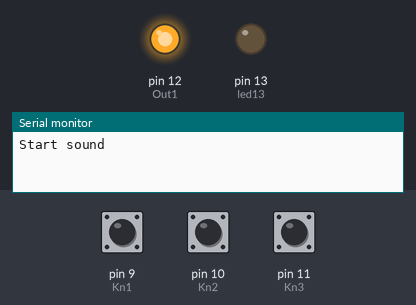
Simulated run of this sketch. Board: Arduino Nano, built with avr-gcc and run on an emulated ATmega328P. Parts: output pins drawn as LEDs (lit = HIGH), the last lines printed to the serial monitor. The inputs (shaded band) are chosen by the test bench; at power-on: pin 9 (Kn1) HIGH, pin 11 (Kn3) HIGH, pin 10 (Kn2) HIGH. Pins used as bus, display or sensor lines are not drawn.

Above: at 2.2 s.
2.3 s: pin 9 (Kn1) pulled LOW for 0.15 s
At 2.56 s:
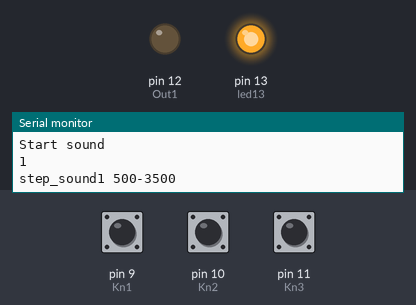
At 2.92 s:
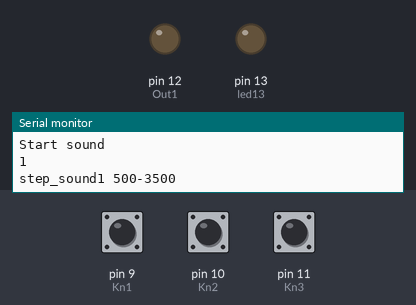
5.3 s: pin 11 (Kn3) pulled LOW for 1 s
8.3 s: pin 10 (Kn2) pulled LOW for 3.2 s
13.0 s: pin 10 (Kn2) pulled LOW for 0.15 s
16.0 s: pin 10 (Kn2) pulled LOW for 1 s
19.0 s: pin 9 (Kn1) driven LOW and pin 10 (Kn2) driven LOW
Timing chart, 0 to 23.0 s (numbered marks = the images above; inputs shaded):
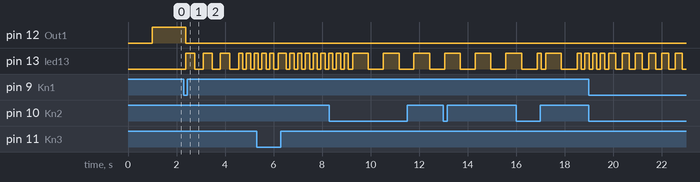

The sketch:

SoundNano.ino
```cpp
/*
Ïðãðàììà óïðàâëåíèÿ çâóêîâûì ãåíåðàòîðîì
Ìèêðîêîíòðîëëåð Atmega328 (Arduino Nano)
Ïðèìåíÿåòñÿ â ìîäóëå ïðîâåðêè çâóêîâîé ïëàòû "Êàìåðòîí"
Âåðñèÿ òåñòåðà ïëàòû "Êàìåðòîí 5.0"
*/
#include <Arduino.h>
#include <AH_AD9850.h>
#include <Bounce2.h>


//Íàñòðîéêà çâóêîâîãî ãåíåðàòîðà
//#define CLK     8      // Íàçíà÷åíèå âûâîäîâ ãåíåðàòîðà ñèãíàëîâ
//#define FQUP    9      // Íàçíà÷åíèå âûâîäîâ ãåíåðàòîðà ñèãíàëîâ
//#define BitData 10     // Íàçíà÷åíèå âûâîäîâ ãåíåðàòîðà ñèãíàëîâ
//#define RESET   11     // Íàçíà÷åíèå âûâîäîâ ãåíåðàòîðà ñèãíàëîâ

#define CLK     5      // Íàçíà÷åíèå âûâîäîâ ãåíåðàòîðà ñèãíàëîâ
#define FQUP    6      // Íàçíà÷åíèå âûâîäîâ ãåíåðàòîðà ñèãíàëîâ
#define BitData 7     // Íàçíà÷åíèå âûâîäîâ ãåíåðàòîðà ñèãíàëîâ
#define RESET   8     // Íàçíà÷åíèå âûâîäîâ ãåíåðàòîðà ñèãíàëîâ


#define led13    13    //

#define Kn1      9     //
#define Kn2     10     //
#define Kn3     11     //
#define Out1    12     //


// Instantiate a Bounce object
Bounce debouncer1 = Bounce();
Bounce debouncer2 = Bounce();
Bounce debouncer3 = Bounce();

byte var = 0;
byte _var = 0;
bool sound_run = true;
bool sound_change = false;

AH_AD9850 AD9850(CLK, FQUP, BitData, RESET);// íàñòðîéêà çâóêîâîãî ãåíåðàòîðà

int frequency_start0 = 500;
int frequency_max0 = 1000;
int frequency_step0 = 20;
int frequency_start1 = 500;
int frequency_max1 = 3500;
int frequency_step1 = 50;
int frequency_start2 = 100;
int frequency_max2 = 5500;
int frequency_step2 = 50;
int frequency_start3 = 100;
int frequency_max3 = 1000;
int frequency_step3 = 20;

void change_func()                    // Ïðîâåðêà èçìåíåíèÿ ðåæèìà ãåíåðàöèè
{
	debouncer1.update();
	debouncer2.update();
	debouncer3.update();
	delay(20);
		var=0;
		byte value1 = debouncer1.read();
		byte value2 = debouncer2.read();
		byte value3 = debouncer3.read();

		bitWrite(var, 0, !value1);
		bitWrite(var, 1, !value2);
		bitWrite(var, 2, !value3);

	if ( _var != var)
	{
		digitalWrite(Out1, LOW);
		_var = var;
		sound_change = true;
	}
}
void step_sound0()
{

		Serial.println("step_sound 0 500-1000");
	  do{
			digitalWrite(Out1, HIGH);
			digitalWrite(led13, HIGH);
			delay(5);
			digitalWrite(Out1, LOW);
			change_func();              // Ïðîâåðêà èçìåíåíèÿ ðåæèìà ãåíåðàöèè
			if(var!= 0)
				{
				  sound_run    = false;
				}
			for (int i=frequency_start0;i<= frequency_max0; i=i+frequency_step0)
				{
						AD9850.set_frequency(0,0,i);    //set power=UP, phase=0, i= frequency
						delay(5);
				}
			delay(5);
			digitalWrite(led13, LOW);
			for (int i=frequency_max0;i >  frequency_start0; i=i-frequency_step0)
				{

						AD9850.set_frequency(0,0,i);    //set power=UP, phase=0, i= frequency
						delay(5);
				}
		}while (sound_run == true);
	  sound_run = true;

}
void step_sound1()
{
		Serial.println("step_sound1 500-3500");
	  do{
			digitalWrite(Out1, HIGH);
			digitalWrite(led13, HIGH);
			delay(5);
			digitalWrite(Out1, LOW);
			change_func();                  // Ïðîâåðêà èçìåíåíèÿ ðåæèìà ãåíåðàöèè
			if(var!= 1)
				{
				  sound_run    = false;
				}
			for (int i=frequency_start1;i<= frequency_max1; i=i+frequency_step1)
				{
					AD9850.set_frequency(0,0,i);    //set power=UP, phase=0, i= frequency
					delay(5);
				}
			delay(5);
			digitalWrite(led13, LOW);
			for (int i=frequency_max1;i >  frequency_start1; i=i-frequency_step1)
				{
					AD9850.set_frequency(0,0,i);    //set power=UP, phase=0, i= frequency
					delay(5);
				}
		}while (sound_run == true);
	  sound_run = true;
}
void step_sound2()
{
	Serial.println("step_sound2 100-5500");
  do{
			digitalWrite(Out1, HIGH);
			digitalWrite(led13, HIGH);
			delay(5);
			digitalWrite(Out1, LOW);
			change_func();                     // Ïðîâåðêà èçìåíåíèÿ ðåæèìà ãåíåðàöèè
				if(var!= 2)
				{
				  sound_run    = false;
				}
			for (int i=frequency_start2;i<= frequency_max2; i=i+frequency_step2)
				{
					AD9850.set_frequency(0,0,i);    //set power=UP, phase=0, i= frequency
					delay(5);
				}
			delay(5);
			digitalWrite(led13, LOW);
			for (int i=frequency_max2;i >  frequency_start2; i=i-frequency_step2)
				{
					AD9850.set_frequency(0,0,i);    //set power=UP, phase=0, i= frequency
					delay(5);
				}
   }while (sound_run == true);
   sound_run = true;
}
void step_sound3()
{
		Serial.println("step_sound3 100 - 1000");
	  do{
			digitalWrite(Out1, HIGH);
			digitalWrite(led13, HIGH);
			delay(5);
			digitalWrite(Out1, LOW);
			change_func();                  // Ïðîâåðêà èçìåíåíèÿ ðåæèìà ãåíåðàöèè
				if(var!= 3)
				{
					sound_run    = false;
				}
			for (int i=frequency_start3;i<= frequency_max3; i=i+frequency_step3)
				{
					AD9850.set_frequency(0,0,i);    //set power=UP, phase=0, i= frequency
					delay(5);
				}
			delay(5);
			digitalWrite(led13, LOW);
			for (int i=frequency_max3;i >  frequency_start3; i=i-frequency_step3)
				{
					AD9850.set_frequency(0,0,i);    //set power=UP, phase=0, i= frequency
					delay(5);
				}
	   }while (sound_run == true);
   sound_run = true;
}

void fix_sound1()
{
	digitalWrite(led13, HIGH);
	digitalWrite(Out1, HIGH);
	delay(5);
	digitalWrite(Out1, LOW);
	Serial.println("fix_sound1 500");
	AD9850.set_frequency(0,0,500);                   //set power=UP, phase=0, 1kHz frequency
	delay(100);
}
void fix_sound2()
{
	digitalWrite(led13, HIGH);
	digitalWrite(Out1, HIGH);
	delay(5);
	digitalWrite(Out1, LOW);
	Serial.println("fix_sound2 1000");
	AD9850.set_frequency(0,0,1000);                   //set power=UP, phase=0, 1kHz frequency
	delay(100);
}
void fix_sound3()
{
	digitalWrite(led13, HIGH);
	digitalWrite(Out1, HIGH);
	delay(5);
	digitalWrite(Out1, LOW);
	Serial.println("fix_sound3 2000");
	AD9850.set_frequency(0,0,2000);                   //set power=UP, phase=0, 1kHz frequency
	delay(100);
}
void fix_sound4()
{
	digitalWrite(led13, HIGH);
	digitalWrite(Out1, HIGH);
	delay(5);
	digitalWrite(Out1, LOW);
	Serial.println("fix_sound4 3500");
	AD9850.set_frequency(0,0,3500);                   //set power=UP, phase=0, 1kHz frequency
	delay(100);
}

void menu()
{
  change_func();                       // Ïðîâåðêà èçìåíåíèÿ ðåæèìà ãåíåðàöèè
  if (sound_change)
	{
		Serial.println(var);
		switch (var)
		{

		case 0:
			sound_change = false;
			step_sound0();
			break;
		case 1:
			sound_change = false;
			step_sound1();
			break;
		case 2:
			sound_change = false;
			step_sound2();
			break;
		case 3:
			sound_change = false;
			step_sound3();
			break;
		case 4:
			sound_change = false;
			fix_sound1();
			break;
		case 5:
			sound_change = false;
			fix_sound2();
			break;
		case 6:
			sound_change = false;
			fix_sound3();
			break;
		case 7:
			sound_change = false;
			fix_sound4();
			break;
		default:
			sound_change = false;
			step_sound0();
		}

	}
}


void setup()
{

  AD9850.reset();                   //reset module
  delay(1000);
  AD9850.powerDown();               //set signal output to LOW
  pinMode(led13, OUTPUT);
  pinMode(Kn1, INPUT_PULLUP);
  pinMode(Kn2, INPUT_PULLUP);
  pinMode(Kn3, INPUT_PULLUP);
  pinMode(Out1,OUTPUT);

  debouncer1.attach(Kn1);
  debouncer1.interval(5);             // interval in ms
  debouncer2.attach(Kn2);
  debouncer2.interval(5);             // interval in ms
  debouncer3.attach(Kn3);
  debouncer3.interval(5);             // interval in ms

  pinMode(led13,OUTPUT);
  digitalWrite(Out1, HIGH);
  AD9850.set_frequency(0,0,1000);    //set power=UP, phase=0, 2kHz frequency
  Serial.begin(9600);
  Serial.println("Start sound");
}

void loop()
{
	//step_sound();
	menu();
	delay(10);

}
```

AH_AD8950.cpp
```cpp
/***************************************************
** 						  **
**  Controller Library for AD9850 Module/Shield   **
** 						  **
**  Downloaded from:				  **
**  www.arduino-projekte.de			  **
**						  **
***************************************************/

#include "AH_AD9850.h"

#include "Arduino.h"


//***************************************************************************

AH_AD9850::AH_AD9850(int CLK, int FQUP, int BitData, int RESET)
{

   	_CLK = CLK;
   	_FQUP= FQUP;
   	_RST= RESET;
   	_BitData = BitData;

	pinMode(_RST, OUTPUT);
   	pinMode(_FQUP, OUTPUT);
   	pinMode(_CLK , OUTPUT);
   	pinMode(_BitData, OUTPUT);

	digitalWrite(_RST, LOW);
   	digitalWrite(_FQUP, LOW);
   	digitalWrite(_CLK, LOW);
   	digitalWrite(_BitData, LOW);
}

//***************************************************************************

void AH_AD9850::reset()
	{
	  digitalWrite(_CLK, LOW);
	  digitalWrite(_FQUP, LOW);

	  //Reset signal
	  digitalWrite(_RST, HIGH);

          for(int i=0;i<5;i++)
            {clock_CLK();}

	  digitalWrite(_RST, LOW);

          for(int i=0;i<2;i++)
            {clock_CLK();}

          clock_FQUP();
	}

//***************************************************************************

void AH_AD9850::set_frequency(boolean PowerDown, byte Phase, double Freq)
{
  byte w,w0;
  long int y;
  double x;

  byte ConrolBits = 0x00;  //Bxxxxxx00 only allowed bits!!

  w0= (Phase & B00011111)<<3 | (PowerDown & 0x01)<<2 | ConrolBits;

  //Calculate the frequency of the HEX value
  x=4294967295/125;		//Suitable for 125M Crystal
  Freq=Freq/1000000;
  Freq=Freq*x;
  y=Freq;

  clock_FQUP();

  //write w4
  w=(y>>=0);
  write(w);

  //write w3
  w=(y>>8);
  write(w);

  //write w2
  w=(y>>16);
  write(w);

  //write w1
  w=(y>>24);
  write(w);

  //write w0
//  w=w0;
  write(w0);

  clock_FQUP();
}


//***************************************************************************

void AH_AD9850::set_frequency(double Freq)
{
  byte w,w0;
  long int y;
  double x;

  w0= 0x00;    //Phase=0, PowerDown=LOW, ControlBits=00

  x=4294967295/125;	//Calculate the frequency of the HEX value, Suitable for 125M Crystal
  Freq=Freq/1000000;
  Freq=Freq*x;
  y=Freq;

  clock_FQUP();

   w=(y>>=0);
   write(w);  	//write w4

   w=(y>>8);
   write(w);	//write w3

   w=(y>>16);
   write(w);	//write w2

   w=(y>>24);
   write(w);	//write w1

//   w=w0;
   write(w0);	//write w0

  clock_FQUP();
}


//***************************************************************************

void AH_AD9850::powerDown()
{
  byte w,w0;
  w = 0x0;
  w0 = B00000100;

  clock_FQUP();

  //write w4
  write(w);

  //write w3
  write(w);

  //write w2
  write(w);

  //write w1
  write(w);

  //write w0
  write(w0);

  clock_FQUP();
}


//****************************************************************************


void AH_AD9850::write(byte word)
{
  byte i;
  for(i=0; i<8; i++)
  {
    digitalWrite(_BitData, (word>>i)&0x01);
    clock_CLK();
  }
}

//***************************************************************************

void AH_AD9850::clock_CLK()
{
	  digitalWrite(_CLK, HIGH);
	  digitalWrite(_CLK, LOW);
}

//***************************************************************************

void AH_AD9850::clock_FQUP()
{
	  digitalWrite(_FQUP, HIGH);
	  digitalWrite(_FQUP, LOW);
}

//***************************************************************************
void AH_AD9850::operator<<(double frequency)
{
  set_frequency(frequency);
}
```

AH_AD8950.cpp
```cpp
/***************************************************
** 						  **
**  Controller Library for AD9850 Module/Shield   **
** 						  **
**  Downloaded from:				  **
**  www.arduino-projekte.de			  **
**						  **
***************************************************/

#include "AH_AD9850.h"

#include "Arduino.h"


//***************************************************************************

AH_AD9850::AH_AD9850(int CLK, int FQUP, int BitData, int RESET)
{

   	_CLK = CLK;
   	_FQUP= FQUP;
   	_RST= RESET;
   	_BitData = BitData;

	pinMode(_RST, OUTPUT);
   	pinMode(_FQUP, OUTPUT);
   	pinMode(_CLK , OUTPUT);
   	pinMode(_BitData, OUTPUT);

	digitalWrite(_RST, LOW);
   	digitalWrite(_FQUP, LOW);
   	digitalWrite(_CLK, LOW);
   	digitalWrite(_BitData, LOW);
}

//***************************************************************************

void AH_AD9850::reset()
	{
	  digitalWrite(_CLK, LOW);
	  digitalWrite(_FQUP, LOW);

	  //Reset signal
	  digitalWrite(_RST, HIGH);

          for(int i=0;i<5;i++)
            {clock_CLK();}

	  digitalWrite(_RST, LOW);

          for(int i=0;i<2;i++)
            {clock_CLK();}

          clock_FQUP();
	}

//***************************************************************************

void AH_AD9850::set_frequency(boolean PowerDown, byte Phase, double Freq)
{
  byte w,w0;
  long int y;
  double x;

  byte ConrolBits = 0x00;  //Bxxxxxx00 only allowed bits!!

  w0= (Phase & B00011111)<<3 | (PowerDown & 0x01)<<2 | ConrolBits;

  //Calculate the frequency of the HEX value
  x=4294967295/125;		//Suitable for 125M Crystal
  Freq=Freq/1000000;
  Freq=Freq*x;
  y=Freq;

  clock_FQUP();

  //write w4
  w=(y>>=0);
  write(w);

  //write w3
  w=(y>>8);
  write(w);

  //write w2
  w=(y>>16);
  write(w);

  //write w1
  w=(y>>24);
  write(w);

  //write w0
//  w=w0;
  write(w0);

  clock_FQUP();
}


//***************************************************************************

void AH_AD9850::set_frequency(double Freq)
{
  byte w,w0;
  long int y;
  double x;

  w0= 0x00;    //Phase=0, PowerDown=LOW, ControlBits=00

  x=4294967295/125;	//Calculate the frequency of the HEX value, Suitable for 125M Crystal
  Freq=Freq/1000000;
  Freq=Freq*x;
  y=Freq;

  clock_FQUP();

   w=(y>>=0);
   write(w);  	//write w4

   w=(y>>8);
   write(w);	//write w3

   w=(y>>16);
   write(w);	//write w2

   w=(y>>24);
   write(w);	//write w1

//   w=w0;
   write(w0);	//write w0

  clock_FQUP();
}


//***************************************************************************

void AH_AD9850::powerDown()
{
  byte w,w0;
  w = 0x0;
  w0 = B00000100;

  clock_FQUP();

  //write w4
  write(w);

  //write w3
  write(w);

  //write w2
  write(w);

  //write w1
  write(w);

  //write w0
  write(w0);

  clock_FQUP();
}


//****************************************************************************


void AH_AD9850::write(byte word)
{
  byte i;
  for(i=0; i<8; i++)
  {
    digitalWrite(_BitData, (word>>i)&0x01);
    clock_CLK();
  }
}

//***************************************************************************

void AH_AD9850::clock_CLK()
{
	  digitalWrite(_CLK, HIGH);
	  digitalWrite(_CLK, LOW);
}

//***************************************************************************

void AH_AD9850::clock_FQUP()
{
	  digitalWrite(_FQUP, HIGH);
	  digitalWrite(_FQUP, LOW);
}

//***************************************************************************
void AH_AD9850::operator<<(double frequency)
{
  set_frequency(frequency);
}
```

AH_AD8950.cpp
```cpp
/***************************************************
** 						  **
**  Controller Library for AD9850 Module/Shield   **
** 						  **
**  Downloaded from:				  **
**  www.arduino-projekte.de			  **
**						  **
***************************************************/

#include "AH_AD9850.h"

#include "Arduino.h"


//***************************************************************************

AH_AD9850::AH_AD9850(int CLK, int FQUP, int BitData, int RESET)
{

   	_CLK = CLK;
   	_FQUP= FQUP;
   	_RST= RESET;
   	_BitData = BitData;

	pinMode(_RST, OUTPUT);
   	pinMode(_FQUP, OUTPUT);
   	pinMode(_CLK , OUTPUT);
   	pinMode(_BitData, OUTPUT);

	digitalWrite(_RST, LOW);
   	digitalWrite(_FQUP, LOW);
   	digitalWrite(_CLK, LOW);
   	digitalWrite(_BitData, LOW);
}

//***************************************************************************

void AH_AD9850::reset()
	{
	  digitalWrite(_CLK, LOW);
	  digitalWrite(_FQUP, LOW);

	  //Reset signal
	  digitalWrite(_RST, HIGH);

          for(int i=0;i<5;i++)
            {clock_CLK();}

	  digitalWrite(_RST, LOW);

          for(int i=0;i<2;i++)
            {clock_CLK();}

          clock_FQUP();
	}

//***************************************************************************

void AH_AD9850::set_frequency(boolean PowerDown, byte Phase, double Freq)
{
  byte w,w0;
  long int y;
  double x;

  byte ConrolBits = 0x00;  //Bxxxxxx00 only allowed bits!!

  w0= (Phase & B00011111)<<3 | (PowerDown & 0x01)<<2 | ConrolBits;

  //Calculate the frequency of the HEX value
  x=4294967295/125;		//Suitable for 125M Crystal
  Freq=Freq/1000000;
  Freq=Freq*x;
  y=Freq;

  clock_FQUP();

  //write w4
  w=(y>>=0);
  write(w);

  //write w3
  w=(y>>8);
  write(w);

  //write w2
  w=(y>>16);
  write(w);

  //write w1
  w=(y>>24);
  write(w);

  //write w0
//  w=w0;
  write(w0);

  clock_FQUP();
}


//***************************************************************************

void AH_AD9850::set_frequency(double Freq)
{
  byte w,w0;
  long int y;
  double x;

  w0= 0x00;    //Phase=0, PowerDown=LOW, ControlBits=00

  x=4294967295/125;	//Calculate the frequency of the HEX value, Suitable for 125M Crystal
  Freq=Freq/1000000;
  Freq=Freq*x;
  y=Freq;

  clock_FQUP();

   w=(y>>=0);
   write(w);  	//write w4

   w=(y>>8);
   write(w);	//write w3

   w=(y>>16);
   write(w);	//write w2

   w=(y>>24);
   write(w);	//write w1

//   w=w0;
   write(w0);	//write w0

  clock_FQUP();
}


//***************************************************************************

void AH_AD9850::powerDown()
{
  byte w,w0;
  w = 0x0;
  w0 = B00000100;

  clock_FQUP();

  //write w4
  write(w);

  //write w3
  write(w);

  //write w2
  write(w);

  //write w1
  write(w);

  //write w0
  write(w0);

  clock_FQUP();
}


//****************************************************************************


void AH_AD9850::write(byte word)
{
  byte i;
  for(i=0; i<8; i++)
  {
    digitalWrite(_BitData, (word>>i)&0x01);
    clock_CLK();
  }
}

//***************************************************************************

void AH_AD9850::clock_CLK()
{
	  digitalWrite(_CLK, HIGH);
	  digitalWrite(_CLK, LOW);
}

//***************************************************************************

void AH_AD9850::clock_FQUP()
{
	  digitalWrite(_FQUP, HIGH);
	  digitalWrite(_FQUP, LOW);
}

//***************************************************************************
void AH_AD9850::operator<<(double frequency)
{
  set_frequency(frequency);
}
```

Source omitted: AH_AD8950.cpp (3524 bytes)

Measured:
- after the input at 2.3 s, pin 12 (Out1): HIGH → LOW after 0.08 s; pin 13 (led13): goes 3 × (HIGH 0.38 s, LOW 0.34 s), HIGH 0.18 s, LOW 0.14 s, HIGH 0.18 s, LOW 0.14 s, then HIGH, starting after 0.07 s
